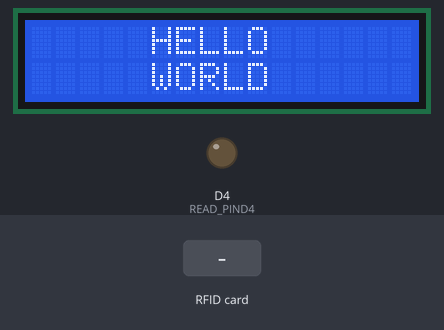
The sketch below on a simulated ESP8266 (NodeMCU). Parts: 16×2 character LCD, output pins drawn as LEDs (lit = HIGH). The inputs (shaded band) are chosen by the test bench. WiFi joins after 1.5 s; servers stay silent unless stated; what the sketch prints to the serial monitor is not drawn.

Above: at 2.8 s.
2.9 s: RFID card 5E 7A 19 C4 held to the reader
At 3.11 s:
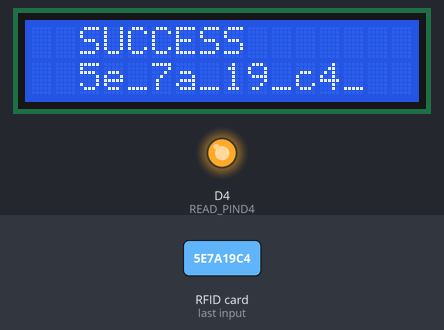
At 4.2 s:
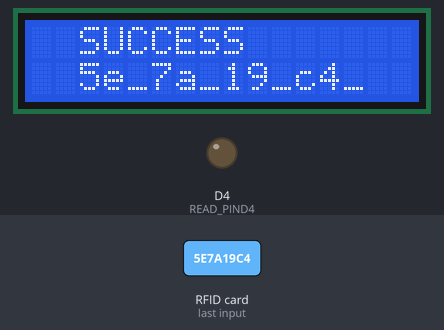
Timing chart, 0 to 5.9 s (numbered marks = the images above; inputs shaded):
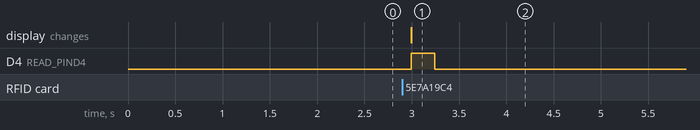

Measured:
- after the input at 2.9 s, D4 (READ_PIND4): LOW → HIGH after 0.09 s, → LOW 0.25 s later; the display: changes after 0.09 s (image 1)

The sketch:

20181020_rfid_new.ino
```cpp
/*
    1. using ESP8266 to connect to RFID reader (RC522)
    2. read RFID tag
    3. put the data to Firebase
    4. show it on LCD

  Depends on the following Arduino libraries:
      1. FirebaseArduino: https://github.com/FirebaseExtended/firebase-arduino
      2. MFRC522 library
      3. LiquidCrystal-I2C.zip
  Reference
    https://swf.com.tw/?p=930
*/
#include <EEPROM.h>
#include <ESP8266WiFi.h>
#include <FirebaseArduino.h>
// RFID library
#include <SPI.h>
#include <MFRC522.h>
// LCD library
#include <LiquidCrystal_I2C.h>

// Set connection information.
#define FIREBASE_HOST "arduino-ff0bc.firebaseio.com"
#define FIREBASE_AUTH "qGXsCir7KVVbAe2H4DVwWJBgulLThlfHBiA1inqZ"
//#define WIFI_SSID "admin"
//#define WIFI_PASSWORD "leochenviewaa"
//#define WIFI_SSID "IOT505"
//#define WIFI_PASSWORD "12345678"
#define WIFI_SSID "505-AP"
#define WIFI_PASSWORD "mis505505"

// Set pin value
#define READ_PIND3  0   // GPIO: 0,  d1 min:D3
#define READ_PIND4  2   // GPIO: 2,  d1 min:D4

#define PIND4       2   // GPIO: 2,  d1 min:D4

#define FirebaseRFID "iot0901/RFID"
#define FirebaseRecord "iot0901/Records"
#define FirebaseInRecords "iot0901/InRecords"
#define FirebaseWindow "iot0901/Window"

unsigned long previousTime = 0;
bool currentLedValue = false;

// RFID setting
#define SS_PIN  D8
#define RST_PIN D0
#define MAX_PICC_Count 2
MFRC522 mfrc522(SS_PIN, RST_PIN);  // 建立MFRC522物件
// Init array that will store new NUID
byte nuidPICC[MAX_PICC_Count][4];            // define a 4 X MAX_PICC_Count (XxY) array
byte nuidPICCIndex = 0;
//char users[MAX_PICC_Count][6]={"Peter","Amy","Kelly"};
String users[MAX_PICC_Count] = {"Peter", "Amy"};

// LCD
#define D1 5
#define D2 4
LiquidCrystal_I2C lcd(0x27, D1, D2);

StaticJsonBuffer<200> jsonBuffer;

void setup() {
  initLCD();

  Serial.begin(9600);
  Serial.println();
  initialWifi();
  initialFirebase();
  initRFID();

  // initialize pin
  //pinMode(READ_PIND3, INPUT_PULLUP);
  //  pinMode(READ_PIND4, INPUT_PULLUP);
  pinMode(PIND4, OUTPUT);
//  pinMode(LedD1, OUTPUT) ;
//  pinMode(PWMD2, OUTPUT) ;
}

void initLCD(){
  //LCD
  lcd.begin();
  lcd.backlight();
  lcd.setCursor(5, 0);
  lcd.print("HELLO");
  lcd.setCursor(5, 1);
  lcd.print("WORLD");
}

void initRFID() {
  SPI.begin();
  mfrc522.PCD_Init();   // 初始化MFRC522讀卡機模組
}

void initialWifi() {
  // We start by connecting to a WiFi network
  Serial.println();
  Serial.println();
  Serial.print("Connecting to ");
  Serial.println(WIFI_SSID);

  // connect to wifi.
  WiFi.begin(WIFI_SSID, WIFI_PASSWORD);
  Serial.print("connecting");
  while (WiFi.status() != WL_CONNECTED) {
    Serial.print(".");
    delay(500);
  }

  Serial.println("");
  Serial.println("WiFi connected");
  Serial.print("IP address: ");
  Serial.println(WiFi.localIP());
}

void initialFirebase() {
  Firebase.begin(FIREBASE_HOST, FIREBASE_AUTH);
  //Firebase.begin(FIREBASE_HOST);
}

void loop() {
  readRFIDTag();
//  outputPWM();
  //  int soundValue = analogRead(A0);
  //  if (soundValue >250){
  //    Serial.print("Sound:");
  //    Serial.println(soundValue);
  //    unsigned long currentTime = millis();
  //    if (abs(currentTime - previousTime) > 1000) {
  //      previousTime = currentTime;
  //      setLEDStatus();
  //     // readMagneticSring();
  //    }
  //  }
}

// https://circuits4you.com/2017/12/21/esp8266-pwm-example/
// ESP8266 can generate PWM on all IO pins. The ESP8266 analogWrite is different than the Arduino Uno.
// ESP8266 uses 10-bit resolution for PWM generation PWM value varries from 0 to 1023.
// Arduino Uses 8-Bit Resolution i.e.PWM range is 0-254.
void outputPWM() {
  digitalWrite(PIND4,HIGH);
  delay(250);
  analogWrite(PIND4,LOW);

//  tone(PIND4,1000,1000);
//  delay(1000);

  //PWM Value varries from 0 to 1023
//  Serial.println("10 % PWM");
//  analogWrite(PIND4,102);
//  delay(2000);
//
//  Serial.println("20 % PWM");
//  analogWrite(PIND4,205);
//  delay(2000);
//
//  Serial.println("40 % PWM");
//  analogWrite(PIND4,410);
//  delay(2000);
//
//  Serial.println("70 % PWM");
//  analogWrite(PIND4,714);
//  delay(1000);
//
//  Serial.println("100 % PWM");
//  analogWrite(PIND4,1024);
//  delay(2000);
}

void readRFIDTag() {
  // 確認是否有新卡片
  if (mfrc522.PICC_IsNewCardPresent() && mfrc522.PICC_ReadCardSerial()) {
    byte *id = mfrc522.uid.uidByte;   // 取得卡片的UID
    byte idSize = mfrc522.uid.size;   // 取得UID的長度

    Serial.print("PICC type: ");      // 顯示卡片類型
    // 根據卡片回應的SAK值（mfrc522.uid.sak）判斷卡片類型
    MFRC522::PICC_Type piccType = mfrc522.PICC_GetType(mfrc522.uid.sak);
    Serial.println(mfrc522.PICC_GetTypeName(piccType));

    Serial.print("UID Size: ");       // 顯示卡片的UID長度值
    Serial.println(idSize);
    lcd.clear();
    String message1 = "SUCCESS";
    String cardID = "";
    for (byte i = 0; i < idSize; i++) {  // 逐一顯示UID碼
      Serial.print("id[");
      Serial.print(i);
      Serial.print("]: ");
      Serial.println(id[i], HEX);       // 以16進位顯示UID值
      cardID += String(id[i], HEX) + "_";
    }
    Serial.println();

    //lcd.setCursor(0, 0);
    int count = cardID.length();
    lcd.setCursor((16 / 2) - (count / 2), 0);
    lcd.print(message1);

    count = cardID.length();
    lcd.setCursor((16 / 2) - (count / 2), 1);
    lcd.print(cardID);

    processTag(id, idSize);

    mfrc522.PICC_HaltA();  // 讓卡片進入停止模式

    outputPWM();
    jsonBuffer.clear();
    // prepare send data to firebase
    JsonObject& cardObject = jsonBuffer.createObject();
    cardObject["casrdID"] = cardID;
    JsonObject& timeStampObject = jsonBuffer.createObject();
    timeStampObject[".sv"] = "timestamp";
    cardObject["timeStamp"] = timeStampObject;
    Firebase.push(FirebaseRecord, cardObject);

//    String rfidCardPath = String("") + FirebaseInRecords + "/" + cardID;
//    Firebase.setString(rfidCardPath, "bee");

    //create inRecords
    jsonBuffer.clear(); //need clear butter
    JsonObject& timeObject = jsonBuffer.createObject();
    timeObject[".sv"] = "timestamp";
    Firebase.push(String("")+FirebaseInRecords+"/"+cardID,timeObject);
  }
}

//
void processTag(byte *uidByte, byte idSize) {
  // Check if the tag is existed
  byte found = 0;
  for (int i = 0; i < MAX_PICC_Count; i++) {
    if (uidByte[0] == nuidPICC[i][0] && uidByte[1] == nuidPICC[i][1] && uidByte[2] == nuidPICC[i][2] && uidByte[3] == nuidPICC[i][3]) {
      found = 1;
      Serial.println(String("Tag ") + users[i] + " present");
      Firebase.setString(FirebaseRFID, users[i]);
    }
  }

  if (!found) {
    if (nuidPICCIndex == MAX_PICC_Count) {
      Serial.println(F("nuidPICC is full"));
      Firebase.setString(FirebaseRFID, "nuidPICC is full");
    }
    // Store NUID into nuidPICC array
    for (byte i = 0; i < 4; i++) {
      nuidPICC[nuidPICCIndex][i] = uidByte[i];
    }

    Serial.println(F("The NUID tag is:"));
    Serial.print(F("In hex: "));
    printHex(uidByte, idSize);
    Serial.println(String("--- assigned to ") + users[nuidPICCIndex]);

    nuidPICCIndex ++;
  }
}

/**
   Helper routine to dump a byte array as hex values to Serial.
*/
void printHex(byte *buffer, byte bufferSize) {
  for (byte i = 0; i < bufferSize; i++) {
    Serial.print(buffer[i] < 0x10 ? " 0" : " ");
    Serial.print(buffer[i], HEX);
  }
}

/**
   Helper routine to dump a byte array as dec values to Serial.
*/
void printDec(byte *buffer, byte bufferSize) {
  for (byte i = 0; i < bufferSize; i++) {
    Serial.print(buffer[i] < 0x10 ? " 0" : " ");
    Serial.print(buffer[i], DEC);
  }
}

void readMagneticSring() {
  bool switchValue = !digitalRead(READ_PIND4);
  if (!switchValue) {
    Serial.println("************Magnetic spring value is opened");
    Firebase.setString(FirebaseWindow, "Open");
  }
  else {
    Serial.println("************Magnetic spring value is closed");
    Firebase.setString(FirebaseWindow, "Close");
  }
  if (Firebase.failed()) {
    Serial.print("readMagneticSring setting /number failed:");
    Serial.println(Firebase.error());
  }
}

// setup pullup on READ_PIND3
void readSwitch() {
  bool switchValue = !digitalRead(READ_PIND3);
  if (switchValue) {
    Serial.println("************Switch is pressed");
    //    Firebase.setString(FirebaseWindow, "Open");
  }
  else {
    //    Firebase.setString(FirebaseWindow, "Close");
  }
}
```
